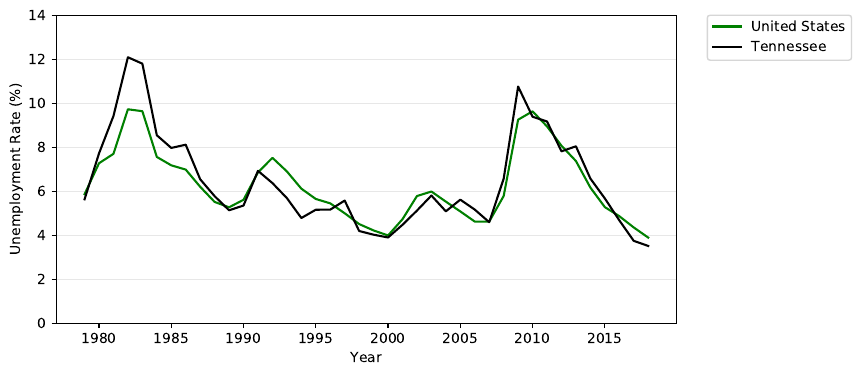

Write the Python code that produced this figure.
import pandas as pd
import matplotlib.pyplot as plt
import numpy as np

def color_scheme(name):
    """
    define color scheme for this figure
    """
    color = {'United States': 'green',
             'Tennessee': 'black'}

    return color[name]

df = pd.read_csv('../../raw/epi_labor_force_data_raw.csv')

"""
Going to grab data from the US as well as Tennessee
"""

us = df.loc[(df.geo == 'United States')&(df.categ=='All')]
tenn = df.loc[(df.geo == 'Tennessee')&(df.categ=='All')]

"""
Create a plot of the unemployment rate as a function of time (year).  
This may not be the most elegant solution, but the idea is to build up lists
of year and unemployment rate by looping through each year's columns
"""

fig, ax = plt.subplots(figsize=(8,4))
for category, name in zip([us, tenn], ['United States', 'Tennessee']):
    year = list()
    unemployment = list()
    for i in np.arange(1979, 2019, 1):
        year.append(i)
        rate = category['Nunemp{}{}'.format(str(i)[2],str(i)[3])] / category['Nlf{}{}'.format(str(i)[2],str(i)[3])]
        unemployment.append(rate.values*100)
    ax.plot(year, unemployment, label=name, color=color_scheme(name))
plt.legend(loc=2,
        prop={'size': 10},
        bbox_to_anchor=(1.05,1),
        borderaxespad=0.0)
plt.ylim((0,14))
plt.xlabel('Year')
plt.ylabel('Unemployment Rate (%)')
plt.grid(axis='y', alpha=0.3)

plt.savefig('unemployment.pdf', bbox_inches='tight')
